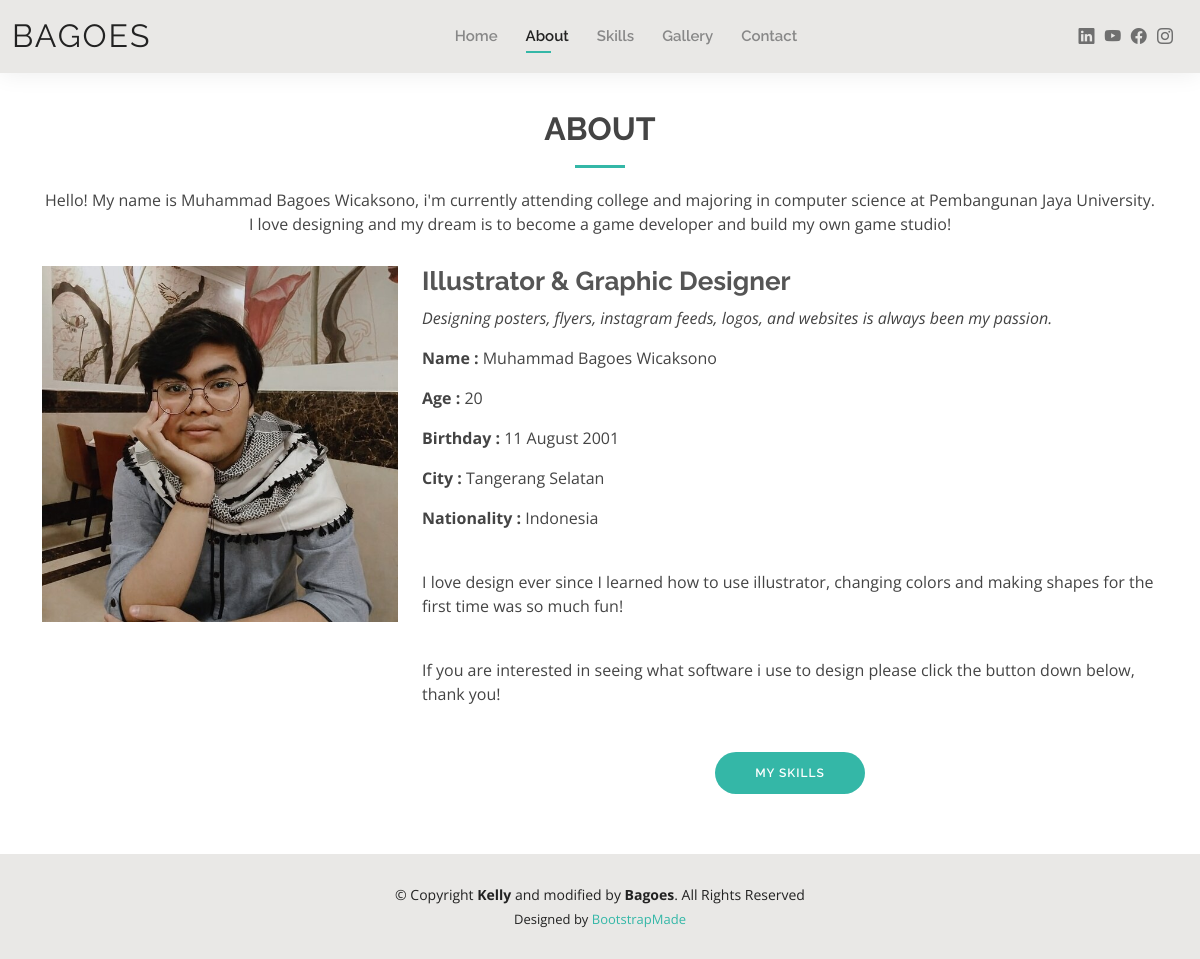
/UTS-Pemweb/about.php, run on the app's committed database.
### tables this page shows
CREATE TABLE IF NOT EXISTS `about` (
  `Name` varchar(50) DEFAULT NULL,
  `Age` varchar(50) DEFAULT NULL,
  `Birthday` varchar(50) DEFAULT NULL,
  `City` varchar(50) DEFAULT NULL,
  `Nationality` varchar(50) DEFAULT NULL,
  `text` text,
  `text2` text
);

### UTS-Pemweb/about.php (the view, shortened to what this page needs)
<?php
include "koneksi.php";
?>
<!DOCTYPE html>
<html lang="en">
<head>
  <link href="assets/vendor/aos/aos.css" rel="stylesheet">
  <link href="assets/vendor/bootstrap/css/bootstrap.min.css" rel="stylesheet">
  <link href="assets/vendor/bootstrap-icons/bootstrap-icons.css" rel="stylesheet">
  <link href="assets/vendor/boxicons/css/boxicons.min.css" rel="stylesheet">
  <link href="assets/vendor/glightbox/css/glightbox.min.css" rel="stylesheet">
  <link href="assets/vendor/swiper/swiper-bundle.min.css" rel="stylesheet">
  <link href="assets/css/style.css" rel="stylesheet">
</head>
<body>
  <header id="header" class="fixed-top">
    <div class="container-fluid d-flex justify-content-between align-items-center">
      <h1 class="logo me-auto me-lg-0"><a href="index.html">BAGOES</a></h1>
      <nav id="navbar" class="navbar order-last order-lg-0">
        <ul>
          <li><a href="index.php">Home</a></li>
          <li><a class="active" href="about.php">About</a></li>
           <li><a href="skills.php">Skills</a></li>
          <li><a href="gallery.php">Gallery</a></li>
          <li><a href="contact.php">Contact</a></li>
        </ul>
      </nav>
      <div class="header-social-links">
        <a href="https://www.linkedin.com/in/muhammad-bagoes-wicaksono-993482202/" class="linkedin"><i class="bi bi-linkedin"></i></i></a>
        <a href="https://www.youtube.com/channel/UC5z8PLLdBo5NKvqN7KOnWQQ" class="twitter"><i class="bi bi-youtube"></i></a>
        <a href="https://www.facebook.com/MBagoesW" class="facebook"><i class="bi bi-facebook"></i></a>
        <a href="https://www.instagram.com/embagoeswe/" class="instagram"><i class="bi bi-instagram"></i></a>
      </div>
    </div>
  </header>
  <main id="main">
    <section id="about" class="about">
      <div class="container" data-aos="fade-up">
        <div class="section-title">
          <h2>About</h2>
          <?php
              $strSQL = "SELECT * FROM about";
              $execStrSQL = mysqli_query($conn, $strSQL);
              $row = mysqli_fetch_assoc($execStrSQL)
          ?>
          <p> <?= $row["text"]; ?></p>
        </div>
        <div class="row">
          <div class="col-lg-4">
            <img src="assets/img/about1.jpg" class="img-fluid" alt="">
          </div>
          <div class="col-lg-8 pt-4 pt-lg-0 content">
            <h3>Illustrator &amp; Graphic Designer</h3>
            <p class="fst-italic">
              Designing posters, flyers, instagram feeds, logos, and websites is always been my passion.
            </p>
            <div class="row">
              <div class="col-lg-12 ">
                    <?php
                    $strSQL = "SELECT * FROM about";
                    $execStrSQL = mysqli_query($conn, $strSQL);
                    $row = mysqli_fetch_assoc($execStrSQL)
                    ?>
                          <p class="bi bi-rounded-right"> <strong>Name      : </strong><?= $row["Name"]; ?></p>
                          <p class="bi bi-rounded-right"> <strong>Age       : </strong><?= $row["Age"]; ?></p>
                          <p class="bi bi-rounded-right"> <strong>Birthday  : </strong><?= $row["Birthday"]; ?></p>
                          <p class="bi bi-rounded-right"> <strong>City      : </strong><?= $row["City"]; ?></p>
                          <p class="bi bi-rounded-right"> <strong>Nationality : </strong><?= $row["Nationality"]; ?></p>
                          <br>
              </div>
            </div>
            <p>
            <?= $row["text2"]; ?>
            </p>
            <br>
            <p>If you are interested in seeing what software i use to design please click the button down below, thank you!</p>
            <div id="button" class="container d-flex flex-column align-items-center">
            <a href="skills.php" class="btn-skills">My Skills</a>
            </div>
          </div>
        </div>
      </div>
    </section>
  </main>
  <footer id="footer">
    <div class="container">
      <div class="copyright">
        &copy; Copyright <strong><span>Kelly</span></strong> and modified by <strong><span>Bagoes</span></strong>. All Rights Reserved
      </div>
      <div class="credits">
        Designed by <a href="https://bootstrapmade.com/">BootstrapMade</a>
      </div>
    </div>
  </footer>
</body>
</html>

### UTS-Pemweb/assets/css/style.css (style rules this page uses)
body { font-family: "Open Sans", sans-serif; color: #444444; }
a { color: #34b7a7; text-decoration: none; }
h1, h2, h3, h4, h5, h6 { font-family: "Raleway", sans-serif; }
#main { margin-top: 50px; }
#header { background: #e9e8e6; box-shadow: 0px 0px 25px 0 rgba(0, 0, 0, 0.08); z-index: 997; padding: 15px 0; }
#header .logo { font-size: 32px; margin: 0; padding: 0; line-height: 1; font-weight: 400; letter-spacing: 2px; text-transform: uppercase; }
#header .logo a { color: #222222; }
.header-social-links { padding-right: 15px; }
.header-social-links a { color: #6f6f6f; padding-left: 6px; display: inline-block; line-height: 0px; transition: 0.3s; font-size: 16px; }
.navbar { padding: 0; }
.navbar ul { margin: 0; padding: 0; display: flex; list-style: none; align-items: center; }
.navbar li { position: relative; padding: 10px 0 10px 28px; }
.navbar a, .navbar a:focus { display: flex; align-items: center; justify-content: space-between; font-family: "Raleway", sans-serif; font-size: 15px; font-weight: 600; color: #888888; white-space: nowrap; transition: 0.3s; position: relative; }
.navbar > ul > li > a:before { content: ""; position: absolute; width: 0; height: 2px; bottom: -5px; left: 0; background-color: #34b7a7; visibility: hidden; width: 0px; transition: all 0.3s ease-in-out 0s; }
.navbar a:hover:before, .navbar li:hover > a:before, .navbar .active:before { visibility: visible; width: 25px; }
.navbar a:hover, .navbar .active, .navbar .active:focus, .navbar li:hover > a { color: #222222; }
section { padding: 60px 0; }
.section-title { text-align: center; padding-bottom: 30px; }
.section-title h2 { font-size: 32px; font-weight: bold; text-transform: uppercase; margin-bottom: 20px; padding-bottom: 20px; position: relative; }
.section-title h2::after { content: ""; position: absolute; display: block; width: 50px; height: 3px; background: #34b7a7; bottom: 0; left: calc(50% - 25px); }
.section-title p { margin-bottom: 0; }
.about .content h3 { font-weight: 700; font-size: 26px; color: #555555; }
#footer { background: #e9e8e6; padding: 30px 0; color: #222222; font-size: 14px; text-align: center; }
#footer .credits { padding-top: 5px; font-size: 13px; }
#footer .credits a { color: #34b7a7; }

### UTS-Pemweb/about.php (style rules this page uses)
#button .btn-skills { font-family: "Raleway", sans-serif; text-transform: uppercase; font-weight: 600; font-size: 12px; letter-spacing: 1px; display: inline-block; padding: 12px 40px; border-radius: 50px; transition: 0.5s; margin-top: 30px; color: #fff; background: #34b7a7; }

### data on the page
about: text "Hello! My name is Muhammad Bagoes Wicaksono, i'm currently attending college and majoring in computer science at Pembangunan Jaya University. I love designing and my dream is to become a game developer and build my own game studio!", Name "Muhammad Bagoes Wicaksono", Age "20", Birthday "11 August 2001", City "Tangerang Selatan", Nationality "Indonesia", text2 "I love design ever since I learned how to use illustrator, changing colors and making shapes for the first time was so much fun!"
